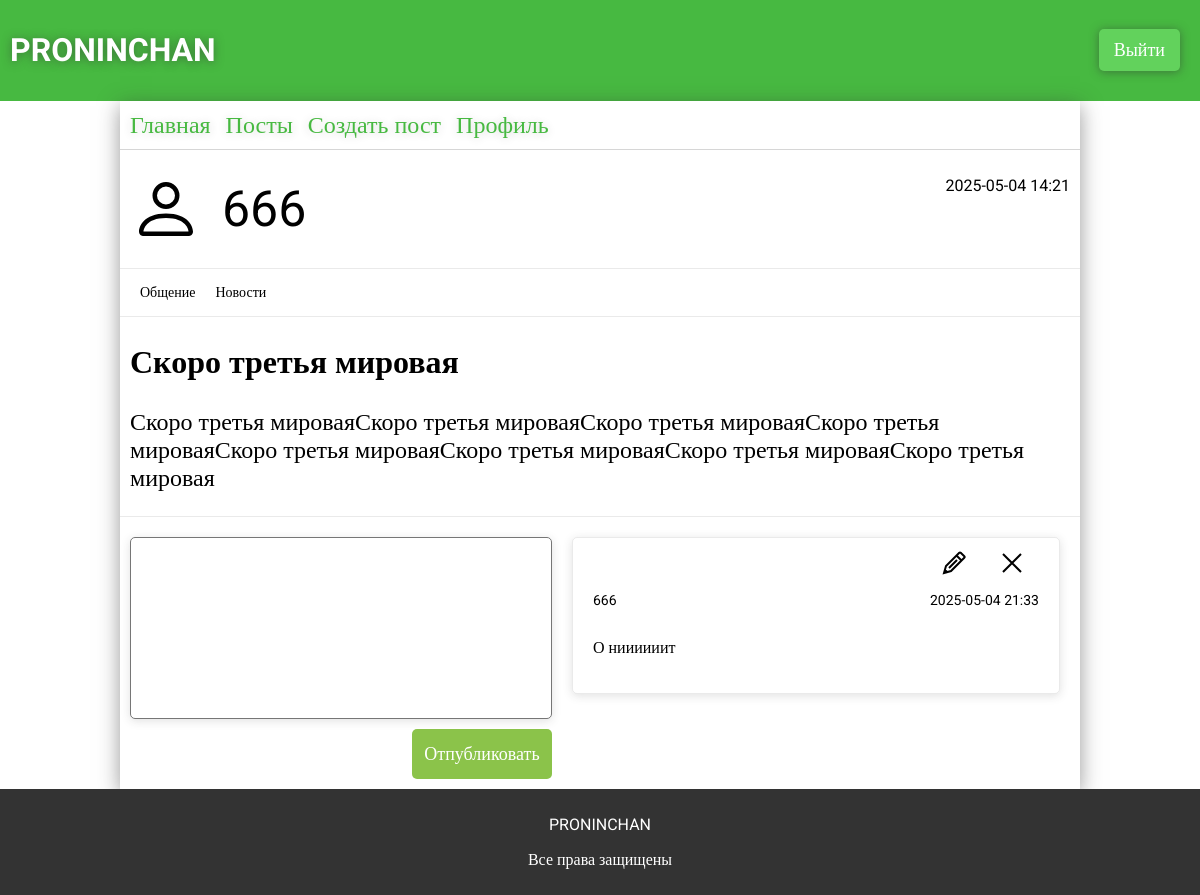
The app's page /post/4 (signed in), older data.
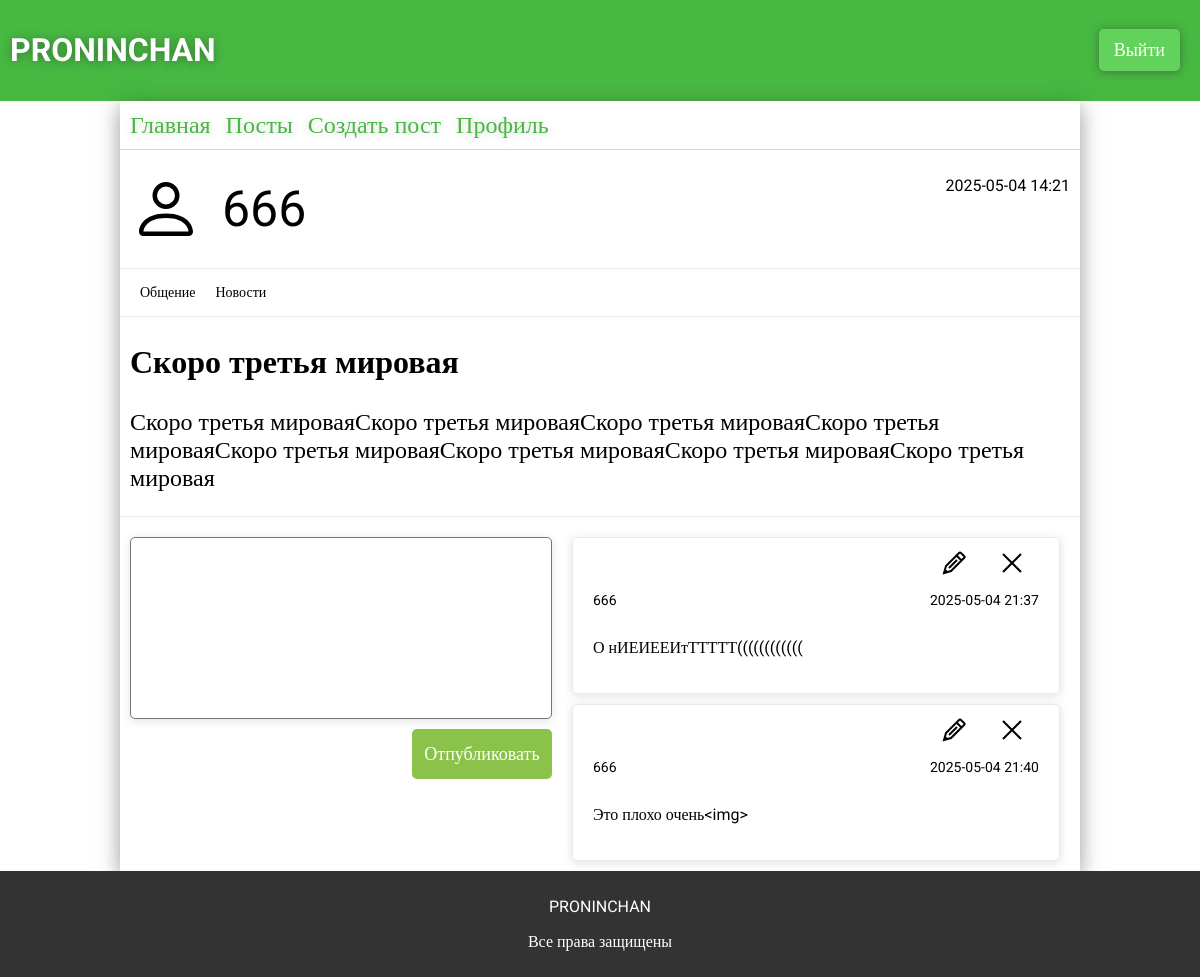
The same page, newer data.
### app.py (models this page shows)
class ForumComments(db.Model):
    __tablename__ = 'forum_comments'
    id = db.Column(db.Integer, primary_key=True)
    user_id = db.Column(db.Integer, db.ForeignKey('users.id'), nullable=False)
    text = db.Column(db.Text, nullable=False)
    created_at = db.Column(db.DateTime, default=datetime.now)
    post_id = db.Column(db.Integer, db.ForeignKey('forum_posts.id'), nullable=False)
    user = db.relationship("Users", backref="comments")
    post = db.relationship('ForumPosts', backref='comments')

class Users(db.Model):
    __tablename__ = 'users'
    id = db.Column(db.Integer, primary_key=True)
    username = db.Column(db.String(32), unique=True, nullable=False)
    photo = db.Column(db.BLOB)
    email = db.Column(db.String(64), unique=True, nullable=False)
    password = db.Column(db.String(30), nullable=False)
    access = db.Column(db.String(64), nullable=False, default='user')

### app.py (the view)
@app.route('/post/<int:post>', methods=['GET','POST'])
def post(post):
    comments = ForumComments.query.filter_by(post_id=post).all()
    sections = ForumSections.query.all()
    category = ForumCategory.query.all()
    posts = ForumPosts.query.all()
    post = ForumPosts.query.get_or_404(post)
    return render_template('post.html', post=post, posts=posts, category=category, sections=sections, comments=comments)

### templates/post.html (shortened to what this page needs)
{% extends 'main.html' %}
{% block main %}
<link rel="stylesheet" href="{{url_for('static', filename='css/post.css')}}">
    <div class="post-created">
        <div>
            <img src="../static/img/person.svg" alt="" class="profile-img" />
            <p>{{post.user.username}}</p>
        </div>
        <p>{{post.created_at.strftime('%Y-%m-%d %H:%M')}}</p>
    </div>
    <div class="post-main">
        <div>
            <p>{{post.sections.section}}</p>
            <p>{{post.categories.category}}</p>
        </div>
        <h2>{{post.theme}}</h2>
        <p>{{post.text}}</p>
    </div>
    <div class="post-comments">
        {% if session['user'] %}
            <form id="comment-form">
                <textarea name="comment" required></textarea>
                <button type="submit">Отпубликовать</button>
            </form>
        {% endif %}
        <div class="comments">
            {% for comment in comments %}
            <div class="comments-comment" id="comment-{{comment.id}}">
                {% if session['user'] == comment.user_id %}
                <div class="comments-comment-edit">
                    <img src="../static/img/Edit.svg" alt="" class="edit-comment" id="comment-{{comment.id}}" data-comment-id="{{comment.id}}">
                    <img src="../static/img/Close.svg" alt="" class="delete-comment" data-comment-id="{{comment.id}}">
                </div>
                {% endif %}
                <div class="comments-comment-title">
                    <p>{{comment.user.username}}</p>
                    <p class="comment-created">{{comment.created_at.strftime('%Y-%m-%d %H:%M')}}</p>
                </div>
                <p class="comment-text" data-text="{{comment.text}}">{{comment.text | truncate(100, True, '...')}}</p>
            </div>
            {% endfor %}
        </div>
    </div>
{% endblock %}

Row changes from the older to the newer data that the page shows:
changed ForumComments: created_at "2025-05-04 21:33" → "2025-05-04 21:37"; text "О ниииииит" → "О нИЕИЕЕИтТТТТТ(((((((((((("
added ForumComments: user.username "666", created_at "2025-05-04 21:40", text "Это плохо очень<img>"
